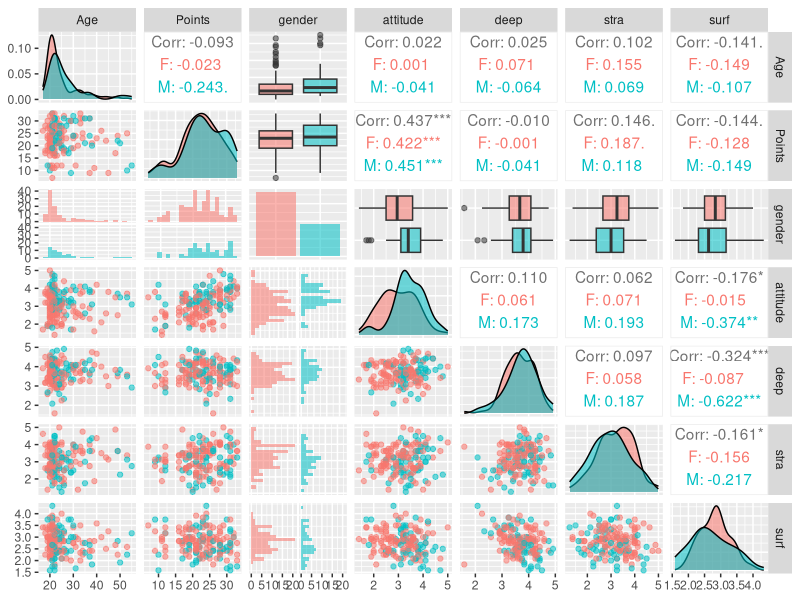
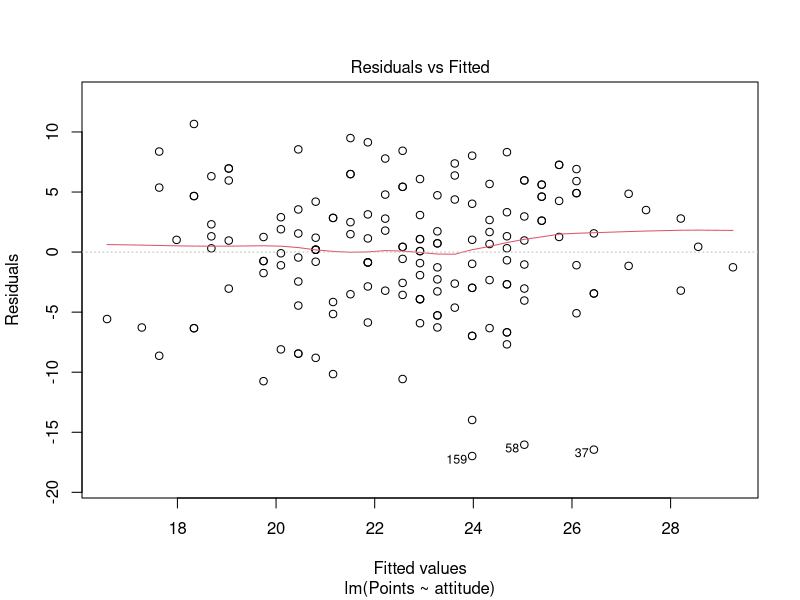
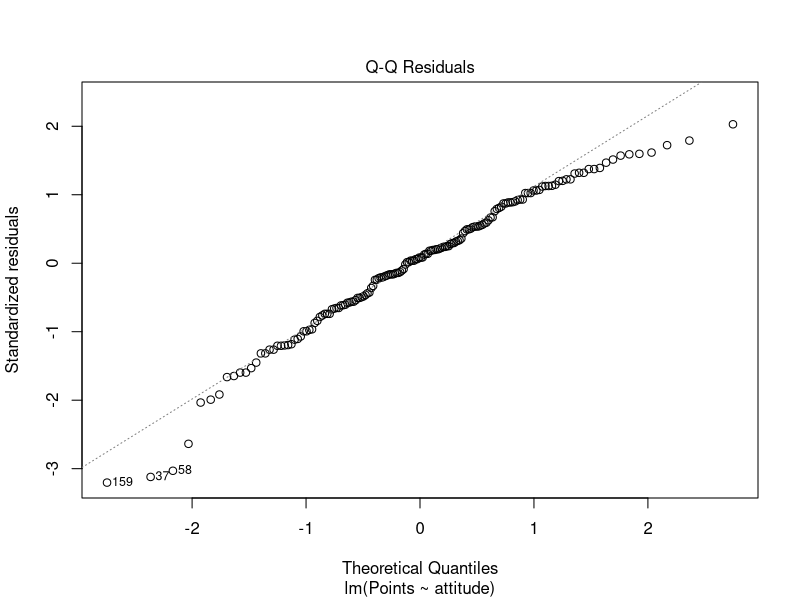
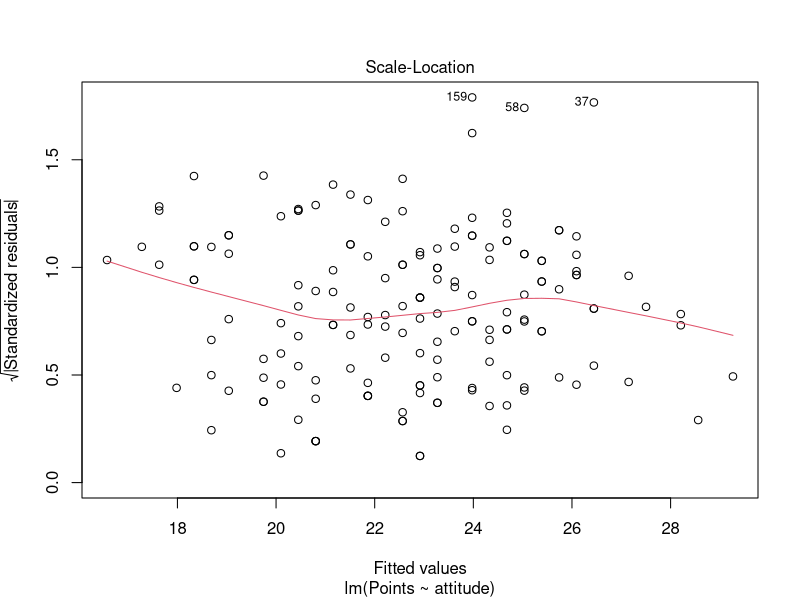
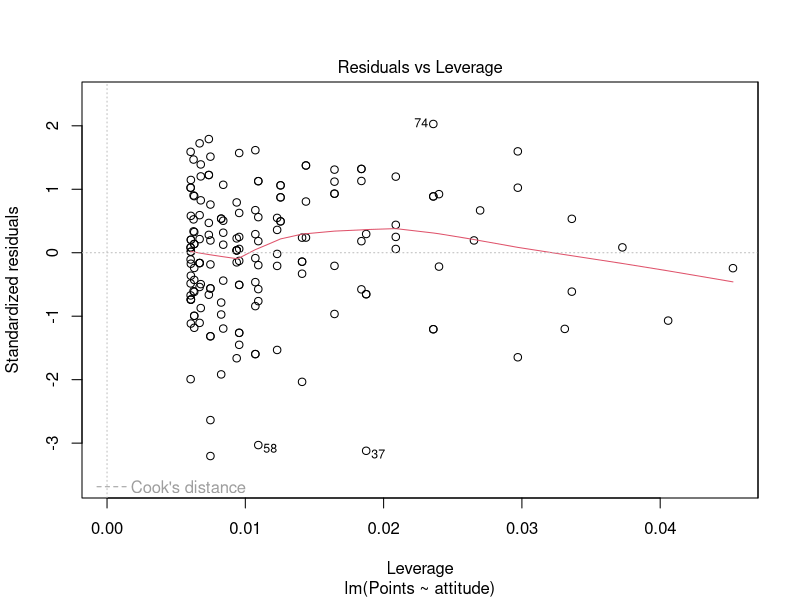

R code for these plots, in order:
## ---- chunk 1
data <- read.table("data/learning2014.txt", sep=" ")
str(data)
dim(data)
## ---- chunk 2
library("ggplot2")
library("GGally")
library("psych")
## ---- chunk 3
matrix <- ggpairs(data, mapping = aes(col = gender, alpha = 0.3), lower = list(combo = wrap("facethist", bins = 20)))
matrix

summary(data) #all participants

describeBy(data, group="gender") #using the psych library to get a summary of the data divided by gender
## ---- chunk 4
#The regression model:
regr_model <- lm(Points ~ attitude + stra + surf, data = data)
summary(regr_model)
## ---- chunk 5
#A new model without surface learning:
regr_model2 <- lm(Points ~ attitude + stra, data = data)
summary(regr_model2)
## ---- chunk 6
#The final model with only one explanatory variable:
regr_model3 <- lm(Points ~ attitude, data = data)
summary(regr_model3)
## ---- chunk 7
plot(regr_model3)
